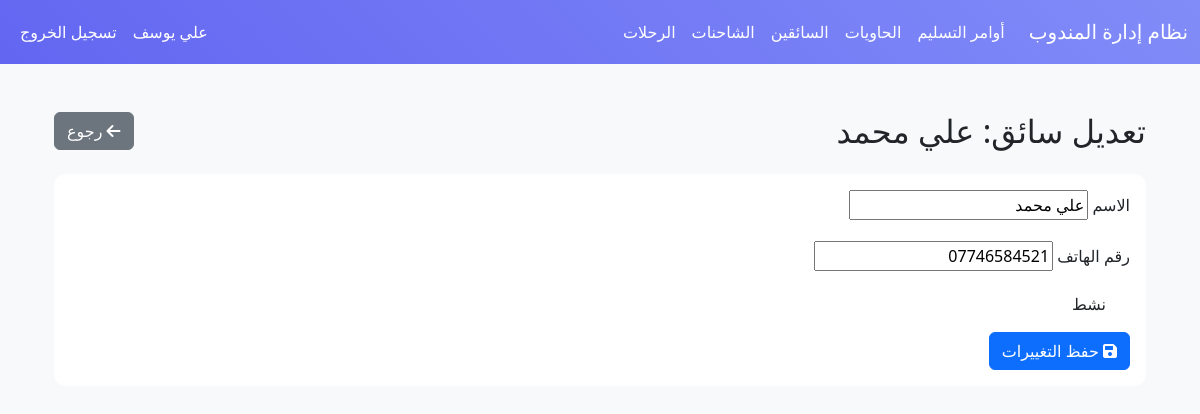
/port/drivers/edit/1/ (signed in), run on the app's committed database.
### users/models.py (models this page shows, shortened)
class CustomUser(AbstractUser):
    USER_TYPE_CHOICES = (
        ('DELIVERY', 'مندوب'),
        ('SUPERVISOR', 'مشرف'),
        ('MANAGER', 'مدير'),
    )
    phone_number = models.CharField(max_length=15, unique=True, verbose_name="رقم الهاتف")
    email = models.EmailField(unique=True)
    user_type = models.CharField(
        max_length=20,
        choices=USER_TYPE_CHOICES,
        verbose_name="نوع المستخدم"
    )
    is_subscription_active = models.BooleanField(default=False, verbose_name="الاشتراك مفعل")
    subscription_end_date = models.DateTimeField(null=True, blank=True, verbose_name="تاريخ انتهاء الاشتراك")
    username = None
    USERNAME_FIELD = 'phone_number'
    REQUIRED_FIELDS = ['email', 'user_type']
    objects = CustomUserManager()
    class Meta:
        verbose_name = "مستخدم"
        verbose_name_plural = "المستخدمين"

### port/models.py (models this page shows, shortened)
class Driver(models.Model):
    user = models.ForeignKey(
        settings.AUTH_USER_MODEL,
        on_delete=models.CASCADE,
        related_name='drivers',
        verbose_name='المستخدم'
    )
    GOVERNORATE_CHOICES = [
        ('BGD', 'بغداد'),
        ('BSR', 'البصرة'),
        ('NBL', 'بابل'),
        ('KRB', 'كربلاء'),
        ('NJF', 'النجف'),
    ]
    name = models.CharField(max_length=100, verbose_name="اسم السائق")
    phone_regex = RegexValidator(
        regex=r'^\d{11}$',
        message="رقم الهاتف يجب أن يكون 11 رقم"
    )
    phone_number = models.CharField(
        validators=[phone_regex],
        max_length=11,
        unique=True,
        verbose_name="رقم الهاتف"
    )
    mother_name = models.CharField(max_length=100, verbose_name="اسم الأم")
    governorate = models.CharField(
        max_length=3,
        choices=GOVERNORATE_CHOICES,
        verbose_name="المحافظة"
    )
    is_active = models.BooleanField(default=True, verbose_name="نشط")
    created_at = models.DateTimeField(auto_now_add=True, verbose_name="تاريخ الإنشاء")
    updated_at = models.DateTimeField(auto_now=True, verbose_name="تاريخ التحديث")
    license_number = models.CharField(max_length=50, blank=True, null=True, verbose_name="رقم الرخصة")
    id_number = models.CharField(max_length=20, blank=True, null=True)
    class Meta:
        verbose_name = "السائق"
        verbose_name_plural = "السائقين"
        ordering = ['-created_at']

### port/views.py (the view)
# urls.py: path('drivers/edit/<int:driver_id>/', views.edit_driver, name='edit_driver'),
@login_required
def edit_driver(request, driver_id):
    driver = get_object_or_404(Driver, id=driver_id, user=request.user)
    if request.method == 'POST':
        form = DriverForm(request.POST, instance=driver)
        if form.is_valid():
            form.save()
            messages.success(request, 'تم تحديث بيانات السائق بنجاح')
            return redirect('port:drivers_list')
    else:
        form = DriverForm(instance=driver)
    context = {
        'form': form,
        'driver': driver,
    }
    return render(request, 'port/edit_driver.html', context)

### port/forms.py (shortened to what this page needs)
class DriverForm(forms.ModelForm):
    class Meta:
        model = Driver
        fields = ['name', 'phone_number']
    def __init__(self, *args, **kwargs):
        self.user = kwargs.pop('user', None)
        super().__init__(*args, **kwargs)

### templates/port/edit_driver.html (shortened to what this page needs)
{% extends 'base.html' %}
{% load static %}
{% block content %}
<div class="container mt-4">
    <div class="row">
        <div class="col-md-8">
            <h2>تعديل سائق: {{ driver.name }}</h2>
        </div>
        <div class="col-md-4 text-end">
            <a href="{% url 'port:drivers_list' %}" class="btn btn-secondary">
                <i class="fas fa-arrow-left"></i> رجوع
            </a>
        </div>
    </div>
    <div class="card mt-3">
        <div class="card-body">
            <form method="post">
                <div class="mb-3">
                    <label for="id_name" class="form-label">الاسم</label>
                    {{ form.name }}
                </div>
                <div class="mb-3">
                    <label for="id_phone_number" class="form-label">رقم الهاتف</label>
                    {{ form.phone_number }}
                </div>
                <div class="mb-3 form-check">
                    <label class="form-check-label" for="id_is_active">نشط</label>
                </div>
                <button type="submit" class="btn btn-primary">
                    <i class="fas fa-save"></i> حفظ التغييرات
                </button>
            </form>
        </div>
    </div>
</div>
{% endblock %}

### templates/base.html (shortened to what this page needs)
{% load static %}
<!DOCTYPE html>
<html lang="ar" dir="rtl">
<head>
    <link rel="stylesheet" href="https://cdn.jsdelivr.net/npm/bootstrap@5.3.2/dist/css/bootstrap.rtl.min.css">
    <link rel="stylesheet" href="https://cdnjs.cloudflare.com/ajax/libs/font-awesome/6.0.0/css/all.min.css">
    <link href="https://cdn.jsdelivr.net/npm/select2@4.1.0-rc.0/dist/css/select2.min.css" rel="stylesheet" />
    <link href="https://cdn.jsdelivr.net/npm/sweetalert2@11/dist/sweetalert2.min.css" rel="stylesheet">
    <link rel="stylesheet" href="{% static 'css/dashboard.css' %}">
    <link rel="stylesheet" href="{% static 'css/trips.css' %}">
</head>
<body>
    <nav class="navbar navbar-expand-lg navbar-dark bg-gradient-primary">
        <div class="container-fluid">
            <a class="navbar-brand" href="{% url 'port:home' %}">نظام إدارة المندوب</a>
            <div class="collapse navbar-collapse" id="navbarNav">
                <ul class="navbar-nav me-auto">
                    <li class="nav-item">
                        <a class="nav-link" href="{% url 'port:delivery_orders' %}">أوامر التسليم</a>
                    </li>
                    <li class="nav-item">
                        <a class="nav-link" href="{% url 'port:containers_list' %}">الحاويات</a>
                    </li>
                    <li class="nav-item">
                        <a class="nav-link" href="{% url 'port:drivers_list' %}">السائقين</a>
                    </li>
                    <li class="nav-item">
                        <a class="nav-link" href="{% url 'port:trucks_list' %}">الشاحنات</a>
                    </li>
                    <li class="nav-item">
                        <a class="nav-link" href="{% url 'port:trip_list' %}">الرحلات</a>
                    </li>
                </ul>
                {% if user.is_authenticated %}
                <div class="navbar-nav">
                    <span class="nav-item nav-link text-light">{{ user.first_name }} {{ user.last_name }}</span>
                    <a class="nav-link" href="{% url 'logout' %}">تسجيل الخروج</a>
                </div>
                {% endif %}
            </div>
        </div>
    </nav>
    <div class="container mt-5">
        {% block content %}{% endblock %}
    </div>
</body>
</html>

### static/css/dashboard.css (style rules this page uses)
.nav-link { padding: 12px 20px; color: #495057; display: flex; align-items: center; transition: all 0.3s; }
.bg-gradient-primary { background: linear-gradient(45deg, #6366f1, #818cf8); }

### static/css/trips.css (style rules this page uses)
.card { border: none; border-radius: 0.75rem; overflow: hidden; }

### templates/base.html (style rules this page uses)
body { background-color: #f8f9fa; }
.container-fluid { max-width: 1600px; }
.nav-link { padding: 12px 20px; color: #495057; display: flex; align-items: center; transition: all 0.3s; }
.bg-gradient-primary { background: linear-gradient(45deg, #6366f1, #818cf8); }
.navbar.bg-gradient-primary, .navbar.bg-gradient-primary .navbar-brand, .navbar.bg-gradient-primary .nav-link, .navbar.bg-gradient-primary .nav-link:visited, .navbar.bg-gradient-primary .nav-link:active { color: #fff !important; }

### data on the page
CustomUser: first_name "علي يوسف"
Driver: name "علي محمد", phone_number "07746584521"
